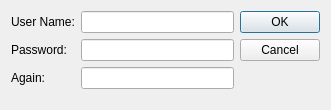
<?xml version="1.0" encoding="UTF-8"?>
<ui version="4.0">
 <class>RegisterDialog</class>
 <widget class="QDialog" name="RegisterDialog">
  <property name="geometry">
   <rect>
    <x>0</x>
    <y>0</y>
    <width>331</width>
    <height>110</height>
   </rect>
  </property>
  <property name="windowTitle">
   <string>Dialog</string>
  </property>
  <layout class="QHBoxLayout" name="horizontalLayout">
   <item>
    <layout class="QFormLayout" name="formLayout">
     <item row="0" column="0">
      <widget class="QLabel" name="label">
       <property name="text">
        <string>User Name:</string>
       </property>
      </widget>
     </item>
     <item row="0" column="1">
      <widget class="QLineEdit" name="nameEdit"/>
     </item>
     <item row="1" column="0">
      <widget class="QLabel" name="label_2">
       <property name="text">
        <string>Password:</string>
       </property>
      </widget>
     </item>
     <item row="1" column="1">
      <widget class="QLineEdit" name="passwordEdit"/>
     </item>
     <item row="2" column="0">
      <widget class="QLabel" name="label_3">
       <property name="text">
        <string>Again:</string>
       </property>
      </widget>
     </item>
     <item row="2" column="1">
      <widget class="QLineEdit" name="againEdit"/>
     </item>
    </layout>
   </item>
   <item>
    <widget class="QDialogButtonBox" name="buttonBox">
     <property name="orientation">
      <enum>Qt::Vertical</enum>
     </property>
     <property name="standardButtons">
      <set>QDialogButtonBox::Cancel|QDialogButtonBox::Ok</set>
     </property>
    </widget>
   </item>
  </layout>
 </widget>
 <resources/>
 <connections>
  <connection>
   <sender>buttonBox</sender>
   <signal>accepted()</signal>
   <receiver>RegisterDialog</receiver>
   <slot>accept()</slot>
   <hints>
    <hint type="sourcelabel">
     <x>248</x>
     <y>254</y>
    </hint>
    <hint type="destinationlabel">
     <x>157</x>
     <y>274</y>
    </hint>
   </hints>
  </connection>
  <connection>
   <sender>buttonBox</sender>
   <signal>rejected()</signal>
   <receiver>RegisterDialog</receiver>
   <slot>reject()</slot>
   <hints>
    <hint type="sourcelabel">
     <x>316</x>
     <y>260</y>
    </hint>
    <hint type="destinationlabel">
     <x>286</x>
     <y>274</y>
    </hint>
   </hints>
  </connection>
 </connections>
</ui>
